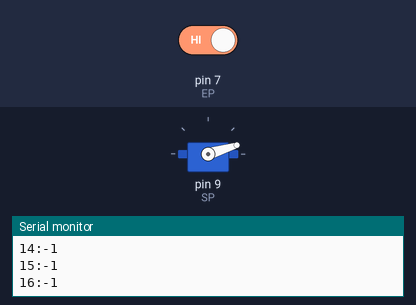
A sketch run on a simulated Arduino Uno, built with avr-gcc and run on an emulated ATmega328P. Shown: servo, the last lines printed to the serial monitor. The inputs (shaded band) are chosen by the test bench; at power-on: pin 7 (EP) HIGH.

Above: at 1.53 s.
1.6 s: pin 7 (EP) driven LOW
At 2.38 s:
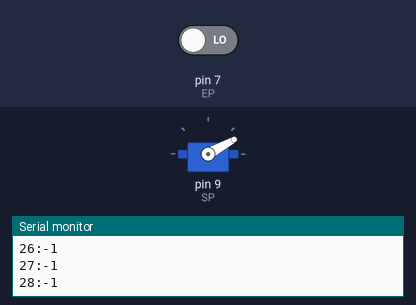
At 3.22 s:
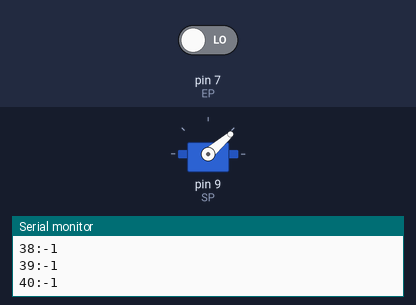
Timing chart, 0 to 19.6 s (numbered marks = the images above; inputs shaded):
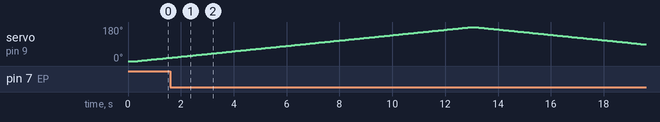

Measured:
- by itself, servo on pin 9 (SP): rises from 18° to 180° in 11.3 s, then falls to 88° in 6.5 s

The sketch:

sketch_sonar.ino
```cpp
#include <Servo.h>
#define SP 9
#define TP 8
#define EP 7
#define SD 1
#define MD 15
#define TO1 15000UL
#define TO2 60000UL

Servo s;
static inline void trig(){digitalWrite(TP,0);delayMicroseconds(2);digitalWrite(TP,1);delayMicroseconds(10);digitalWrite(TP,0);}
static inline bool wH(unsigned long to){unsigned long t=micros();while(!digitalRead(EP)) if(micros()-t>=to) return 0; return 1;}
static inline unsigned long mH(unsigned long to){unsigned long t=micros();while(digitalRead(EP)) if(micros()-t>=to) return 0; return micros()-t;}

long dist(){
  unsigned long t=micros(); while(digitalRead(EP)) if(micros()-t>2000) break;
  trig();
  if(!wH(TO1)){unsigned long ex=TO2>TO1?TO2-TO1:0; if(!ex||!wH(ex)) return -1;}
  unsigned long d=mH(TO2); return d? (long)(d/58): -1;
}

void sendAt(int a){
  static int la=0;
  s.write(a);
  int d=a-la; if(d<0)d=-d;
  int w=8+2*d; if(w>MD) w=MD; delay(w);
  la=a;
  Serial.print(a); Serial.print(':'); Serial.println(dist());
}

void setup(){
  Serial.begin(115200);
  pinMode(TP,OUTPUT); pinMode(EP,INPUT);
  s.attach(SP); s.write(0); delay(300);
}

void loop(){
  for(int a=0;a<=180;a+=SD) sendAt(a);
  for(int a=180;a>=0;a-=SD) sendAt(a);
}
```
